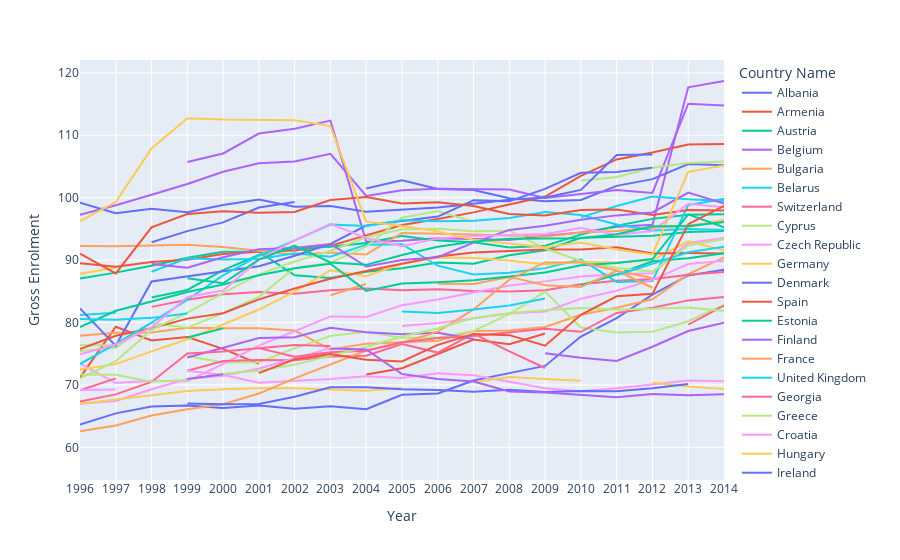

The code cell stored with this chart in its notebook:
### Code cell
fig = px.line(data, x="Year", y="Gross Enrolment", color='Country Name')
fig.show()

### Figure 1 — Plotly figure (JSON) as saved in the notebook; plotly's stock layout.template omitted (floating-point values rounded to 4 significant figures)
{"data": [{"hovertemplate": "Country Name=Albania<br>Year=%{x}<br>Gross Enrolment=%{y}<extra></extra>", "legendgroup": "Albania", "line": {"color": "#636efa", "dash": "solid"}, "marker": {"symbol": "circle"}, "mode": "lines", "name": "Albania", "orientation": "v", "showlegend": true, "type": "scatter", "x": ["1996", "1997", "1998", "1999", "2000", "2001", "2002", "2003", "2004", "2005", "2006", "2007", "2008", "2009", "2010", "2011", "2012", "2013", "2014"], "xaxis": "x", "y": [63.64, 65.45, 66.56, 66.72, 66.3, 66.69, 66.17, 66.58, 66.1, 68.42, 68.64, 70.72, 71.9, 73.05, 77.75, 80.72, 84.48, 87.54, 88.45], "yaxis": "y"}, {"hovertemplate": "Country Name=Armenia<br>Year=%{x}<br>Gross Enrolment=%{y}<extra></extra>", "legendgroup": "Armenia", "line": {"color": "#EF553B", "dash": "solid"}, "marker": {"symbol": "circle"}, "mode": "lines", "name": "Armenia", "orientation": "v", "showlegend": true, "type": "scatter", "x": ["1996", "1997", "1998", "1999", "2000", "2001", "2002", "2003", "2004", "2005", "2006", "2007", "2008", "2009", "2010", "2011", "2012", "2013", "2014"], "xaxis": "x", "y": [71.18, 79.32, 77.12, 77.67, 75.79, 73.39, null, null, 71.68, 72.68, 74.96, 77.27, 76.52, 78.25, null, null, null, null, null], "yaxis": "y"}, {"hovertemplate": "Country Name=Austria<br>Year=%{x}<br>Gross Enrolment=%{y}<extra></extra>", "legendgroup": "Austria", "line": {"color": "#00cc96", "dash": "solid"}, "marker": {"symbol": "circle"}, "mode": "lines", "name": "Austria", "orientation": "v", "showlegend": true, "type": "scatter", "x": ["1996", "1997", "1998", "1999", "2000", "2001", "2002", "2003", "2004", "2005", "2006", "2007", "2008", "2009", "2010", "2011", "2012", "2013", "2014"], "xaxis": "x", "y": [87.04, 87.99, 89.11, 90.39, 91.34, 91.34, 87.57, 87.14, 88.13, 88.7, 89.63, 89.4, 90.78, 91.59, 93.57, 93.71, 93.91, 94.5, 94.65], "yaxis": "y"}, {"hovertemplate": "Country Name=Belgium<br>Year=%{x}<br>Gross Enrolment=%{y}<extra></extra>", "legendgroup": "Belgium", "line": {"color": "#ab63fa", "dash": "solid"}, "marker": {"symbol": "circle"}, "mode": "lines", "name": "Belgium", "orientation": "v", "showlegend": true, "type": "scatter", "x": ["1996", "1997", "1998", "1999", "2000", "2001", "2002", "2003", "2004", "2005", "2006", "2007", "2008", "2009", "2010", "2011", "2012", "2013", "2014"], "xaxis": "x", "y": [103.0, null, null, 105.7, 107.1, 110.3, 111.0, 112.4, 92.95, 93.1, 93.51, 93.38, 93.24, 93.89, 94.42, 95.33, 95.67, 117.7, 118.7], "yaxis": "y"}, {"hovertemplate": "Country Name=Bulgaria<br>Year=%{x}<br>Gross Enrolment=%{y}<extra></extra>", "legendgroup": "Bulgaria", "line": {"color": "#FFA15A", "dash": "solid"}, "marker": {"symbol": "circle"}, "mode": "lines", "name": "Bulgaria", "orientation": "v", "showlegend": true, "type": "scatter", "x": ["1996", "1997", "1998", "1999", "2000", "2001", "2002", "2003", "2004", "2005", "2006", "2007", "2008", "2009", "2010", "2011", "2012", "2013", "2014"], "xaxis": "x", "y": [77.88, 78.37, 78.39, 79.14, 79.09, 79.1, 78.72, 75.67, 76.6, 76.9, 77.08, 78.64, 78.72, 79.3, 81.24, 82.37, 83.72, 87.76, 90.42], "yaxis": "y"}, {"hovertemplate": "Country Name=Belarus<br>Year=%{x}<br>Gross Enrolment=%{y}<extra></extra>", "legendgroup": "Belarus", "line": {"color": "#19d3f3", "dash": "solid"}, "marker": {"symbol": "circle"}, "mode": "lines", "name": "Belarus", "orientation": "v", "showlegend": true, "type": "scatter", "x": ["1996", "1997", "1998", "1999", "2000", "2001", "2002", "2003", "2004", "2005", "2006", "2007", "2008", "2009", "2010", "2011", "2012", "2013", "2014"], "xaxis": "x", "y": [81.22, 81.56, null, null, null, null, null, null, null, null, null, null, null, null, 96.85, 98.66, 100.2, 99.73, 99.46], "yaxis": "y"}, {"hovertemplate": "Country Name=Switzerland<br>Year=%{x}<br>Gross Enrolment=%{y}<extra></extra>", "legendgroup": "Switzerland", "line": {"color": "#FF6692", "dash": "solid"}, "marker": {"symbol": "circle"}, "mode": "lines", "name": "Switzerland", "orientation": "v", "showlegend": true, "type": "scatter", "x": ["1996", "1997", "1998", "1999", "2000", "2001", "2002", "2003", "2004", "2005", "2006", "2007", "2008", "2009", "2010", "2011", "2012", "2013", "2014"], "xaxis": "x", "y": [78.99, null, 82.51, 83.66, 84.53, 84.9, 84.6, 85.18, 85.44, 85.17, 85.33, 85.07, 84.97, 85.17, 86.12, 86.7, 86.92, 87.64, 88.09], "yaxis": "y"}, {"hovertemplate": "Country Name=Cyprus<br>Year=%{x}<br>Gross Enrolment=%{y}<extra></extra>", "legendgroup": "Cyprus", "line": {"color": "#B6E880", "dash": "solid"}, "marker": {"symbol": "circle"}, "mode": "lines", "name": "Cyprus", "orientation": "v", "showlegend": true, "type": "scatter", "x": ["1996", "1997", "1998", "1999", "2000", "2001", "2002", "2003", "2004", "2005", "2006", "2007", "2008", "2009", "2010", "2011", "2012", "2013", "2014"], "xaxis": "x", "y": [76.4, 76.32, null, 74.62, 73.61, 73.64, 75.86, 77.86, 78.53, 77.56, 77.58, 78.66, 81.33, 84.95, 79.2, 78.42, 78.52, 80.2, 82.86], "yaxis": "y"}, {"hovertemplate": "Country Name=Czech Republic<br>Year=%{x}<br>Gross Enrolment=%{y}<extra></extra>", "legendgroup": "Czech Republic", "line": {"color": "#FF97FF", "dash": "solid"}, "marker": {"symbol": "circle"}, "mode": "lines", "name": "Czech Republic", "orientation": "v", "showlegend": true, "type": "scatter", "x": ["1996", "1997", "1998", "1999", "2000", "2001", "2002", "2003", "2004", "2005", "2006", "2007", "2008", "2009", "2010", "2011", "2012", "2013", "2014"], "xaxis": "x", "y": [73.41, 70.31, 70.69, 70.58, 73.36, 76.3, 78.61, 80.98, 80.87, 82.78, 83.67, 84.85, 85.92, 86.59, 87.39, 87.74, 87.88, 92.73, 93.56], "yaxis": "y"}, {"hovertemplate": "Country Name=Germany<br>Year=%{x}<br>Gross Enrolment=%{y}<extra></extra>", "legendgroup": "Germany", "line": {"color": "#FECB52", "dash": "solid"}, "marker": {"symbol": "circle"}, "mode": "lines", "name": "Germany", "orientation": "v", "showlegend": true, "type": "scatter", "x": ["1996", "1997", "1998", "1999", "2000", "2001", "2002", "2003", "2004", "2005", "2006", "2007", "2008", "2009", "2010", "2011", "2012", "2013", "2014"], "xaxis": "x", "y": [87.81, 88.76, null, null, null, null, null, null, null, null, null, null, null, null, null, null, null, 95.28, 96.47], "yaxis": "y"}, {"hovertemplate": "Country Name=Denmark<br>Year=%{x}<br>Gross Enrolment=%{y}<extra></extra>", "legendgroup": "Denmark", "line": {"color": "#636efa", "dash": "solid"}, "marker": {"symbol": "circle"}, "mode": "lines", "name": "Denmark", "orientation": "v", "showlegend": true, "type": "scatter", "x": ["1996", "1997", "1998", "1999", "2000", "2001", "2002", "2003", "2004", "2005", "2006", "2007", "2008", "2009", "2010", "2011", "2012", "2013", "2014"], "xaxis": "x", "y": [89.32, null, 92.87, 94.64, 96.04, 98.42, 99.3, null, 101.5, 102.8, 101.4, 101.2, 99.92, 99.43, 99.64, 101.9, 103.0, 105.4, 105.2], "yaxis": "y"}, {"hovertemplate": "Country Name=Spain<br>Year=%{x}<br>Gross Enrolment=%{y}<extra></extra>", "legendgroup": "Spain", "line": {"color": "#EF553B", "dash": "solid"}, "marker": {"symbol": "circle"}, "mode": "lines", "name": "Spain", "orientation": "v", "showlegend": true, "type": "scatter", "x": ["1996", "1997", "1998", "1999", "2000", "2001", "2002", "2003", "2004", "2005", "2006", "2007", "2008", "2009", "2010", "2011", "2012", "2013", "2014"], "xaxis": "x", "y": [89.49, 88.93, 89.68, 90.04, 90.98, 91.34, 91.53, 92.31, 93.96, 95.61, 96.57, 97.65, 98.91, 100.2, 103.5, 106.1, 107.2, 108.5, 108.6], "yaxis": "y"}, {"hovertemplate": "Country Name=Estonia<br>Year=%{x}<br>Gross Enrolment=%{y}<extra></extra>", "legendgroup": "Estonia", "line": {"color": "#00cc96", "dash": "solid"}, "marker": {"symbol": "circle"}, "mode": "lines", "name": "Estonia", "orientation": "v", "showlegend": true, "type": "scatter", "x": ["1996", "1997", "1998", "1999", "2000", "2001", "2002", "2003", "2004", "2005", "2006", "2007", "2008", "2009", "2010", "2011", "2012", "2013", "2014"], "xaxis": "x", "y": [79.02, null, 84.02, 85.22, 88.39, 90.81, 91.88, 92.16, 92.73, 93.88, 93.15, 92.86, 92.04, 92.31, 94.09, 95.5, 96.61, 97.27, 97.33], "yaxis": "y"}, {"hovertemplate": "Country Name=Finland<br>Year=%{x}<br>Gross Enrolment=%{y}<extra></extra>", "legendgroup": "Finland", "line": {"color": "#ab63fa", "dash": "solid"}, "marker": {"symbol": "circle"}, "mode": "lines", "name": "Finland", "orientation": "v", "showlegend": true, "type": "scatter", "x": ["1996", "1997", "1998", "1999", "2000", "2001", "2002", "2003", "2004", "2005", "2006", "2007", "2008", "2009", "2010", "2011", "2012", "2013", "2014"], "xaxis": "x", "y": [97.27, 98.77, 100.5, 102.2, 104.1, 105.5, 105.8, 107.0, 100.3, 101.2, 101.4, 101.4, 101.3, 99.94, 100.6, 101.2, 100.8, 115.1, 114.8], "yaxis": "y"}, {"hovertemplate": "Country Name=France<br>Year=%{x}<br>Gross Enrolment=%{y}<extra></extra>", "legendgroup": "France", "line": {"color": "#FFA15A", "dash": "solid"}, "marker": {"symbol": "circle"}, "mode": "lines", "name": "France", "orientation": "v", "showlegend": true, "type": "scatter", "x": ["1996", "1997", "1998", "1999", "2000", "2001", "2002", "2003", "2004", "2005", "2006", "2007", "2008", "2009", "2010", "2011", "2012", "2013", "2014"], "xaxis": "x", "y": [92.26, 92.22, 92.34, 92.46, 92.1, 91.52, 90.84, 91.23, 90.92, 94.35, 94.26, 94.1, 93.93, 93.76, 94.43, 94.66, 95.2, 95.53, 96.15], "yaxis": "y"}, {"hovertemplate": "Country Name=United Kingdom<br>Year=%{x}<br>Gross Enrolment=%{y}<extra></extra>", "legendgroup": "United Kingdom", "line": {"color": "#19d3f3", "dash": "solid"}, "marker": {"symbol": "circle"}, "mode": "lines", "name": "United Kingdom", "orientation": "v", "showlegend": true, "type": "scatter", "x": ["1996", "1997", "1998", "1999", "2000", "2001", "2002", "2003", "2004", "2005", "2006", "2007", "2008", "2009", "2010", "2011", "2012", "2013", "2014"], "xaxis": "x", "y": [null, null, 88.13, 90.29, 90.1, 90.18, 91.11, 90.53, 92.48, 92.55, 89.12, 87.69, 87.98, 88.72, 90.12, 86.51, 86.64, 98.81, 99.81], "yaxis": "y"}, {"hovertemplate": "Country Name=Georgia<br>Year=%{x}<br>Gross Enrolment=%{y}<extra></extra>", "legendgroup": "Georgia", "line": {"color": "#FF6692", "dash": "solid"}, "marker": {"symbol": "circle"}, "mode": "lines", "name": "Georgia", "orientation": "v", "showlegend": true, "type": "scatter", "x": ["1996", "1997", "1998", "1999", "2000", "2001", "2002", "2003", "2004", "2005", "2006", "2007", "2008", "2009", "2010", "2011", "2012", "2013", "2014"], "xaxis": "x", "y": [69.15, 71.05, null, 72.29, 73.83, 74.0, 73.96, 74.56, 74.67, 76.57, 75.19, 78.21, 75.37, 72.71, null, null, null, 79.68, 82.72], "yaxis": "y"}, {"hovertemplate": "Country Name=Greece<br>Year=%{x}<br>Gross Enrolment=%{y}<extra></extra>", "legendgroup": "Greece", "line": {"color": "#B6E880", "dash": "solid"}, "marker": {"symbol": "circle"}, "mode": "lines", "name": "Greece", "orientation": "v", "showlegend": true, "type": "scatter", "x": ["1996", "1997", "1998", "1999", "2000", "2001", "2002", "2003", "2004", "2005", "2006", "2007", "2008", "2009", "2010", "2011", "2012", "2013", "2014"], "xaxis": "x", "y": [75.43, 75.96, 79.92, 79.15, 81.56, 84.11, 88.73, 89.58, 92.15, 96.8, 97.86, 96.15, null, null, 102.7, 103.3, 104.8, 105.5, 105.8], "yaxis": "y"}, {"hovertemplate": "Country Name=Croatia<br>Year=%{x}<br>Gross Enrolment=%{y}<extra></extra>", "legendgroup": "Croatia", "line": {"color": "#FF97FF", "dash": "solid"}, "marker": {"symbol": "circle"}, "mode": "lines", "name": "Croatia", "orientation": "v", "showlegend": true, "type": "scatter", "x": ["1996", "1997", "1998", "1999", "2000", "2001", "2002", "2003", "2004", "2005", "2006", "2007", "2008", "2009", "2010", "2011", "2012", "2013", "2014"], "xaxis": "x", "y": [66.97, 67.44, 69.31, 70.94, 71.47, 72.65, 74.24, 75.9, null, 79.43, 79.91, 80.67, 81.44, 81.75, 83.8, 85.1, 86.84, 89.38, 89.9], "yaxis": "y"}, {"hovertemplate": "Country Name=Hungary<br>Year=%{x}<br>Gross Enrolment=%{y}<extra></extra>", "legendgroup": "Hungary", "line": {"color": "#FECB52", "dash": "solid"}, "marker": {"symbol": "circle"}, "mode": "lines", "name": "Hungary", "orientation": "v", "showlegend": true, "type": "scatter", "x": ["1996", "1997", "1998", "1999", "2000", "2001", "2002", "2003", "2004", "2005", "2006", "2007", "2008", "2009", "2010", "2011", "2012", "2013", "2014"], "xaxis": "x", "y": [72.45, 73.33, 75.38, 77.33, 79.68, 82.08, 84.96, 88.38, 87.41, 89.4, 90.42, 90.33, 89.95, 89.32, 89.75, 89.62, 90.0, 93.0, 91.55], "yaxis": "y"}, {"hovertemplate": "Country Name=Ireland<br>Year=%{x}<br>Gross Enrolment=%{y}<extra></extra>", "legendgroup": "Ireland", "line": {"color": "#636efa", "dash": "solid"}, "marker": {"symbol": "circle"}, "mode": "lines", "name": "Ireland", "orientation": "v", "showlegend": true, "type": "scatter", "x": ["1996", "1997", "1998", "1999", "2000", "2001", "2002", "2003", "2004", "2005", "2006", "2007", "2008", "2009", "2010", "2011", "2012", "2013", "2014"], "xaxis": "x", "y": [82.27, 76.26, 86.57, 87.41, 88.26, 89.01, 90.71, 92.61, 95.54, 96.21, 96.98, 99.57, 99.43, 101.4, 104.0, 104.1, 104.8, null, 107.9], "yaxis": "y"}, {"hovertemplate": "Country Name=Italy<br>Year=%{x}<br>Gross Enrolment=%{y}<extra></extra>", "legendgroup": "Italy", "line": {"color": "#EF553B", "dash": "solid"}, "marker": {"symbol": "circle"}, "mode": "lines", "name": "Italy", "orientation": "v", "showlegend": true, "type": "scatter", "x": ["1996", "1997", "1998", "1999", "2000", "2001", "2002", "2003", "2004", "2005", "2006", "2007", "2008", "2009", "2010", "2011", "2012", "2013", "2014"], "xaxis": "x", "y": [75.75, 77.87, 79.09, 80.62, 81.48, 83.71, 85.46, 87.02, 88.26, 89.39, 90.58, 91.22, 91.52, 91.72, 91.72, 92.05, 91.07, 91.12, 91.05], "yaxis": "y"}, {"hovertemplate": "Country Name=Kazakhstan<br>Year=%{x}<br>Gross Enrolment=%{y}<extra></extra>", "legendgroup": "Kazakhstan", "line": {"color": "#00cc96", "dash": "solid"}, "marker": {"symbol": "circle"}, "mode": "lines", "name": "Kazakhstan", "orientation": "v", "showlegend": true, "type": "scatter", "x": ["1996", "1997", "1998", "1999", "2000", "2001", "2002", "2003", "2004", "2005", "2006", "2007", "2008", "2009", "2010", "2011", "2012", "2013", "2014"], "xaxis": "x", "y": [null, null, null, 77.6, 79.07, null, null, null, null, null, 89.89, null, null, null, 85.97, 87.71, 89.81, 90.29, 91.11], "yaxis": "y"}, {"hovertemplate": "Country Name=Kyrgyz Republic<br>Year=%{x}<br>Gross Enrolment=%{y}<extra></extra>", "legendgroup": "Kyrgyz Republic", "line": {"color": "#ab63fa", "dash": "solid"}, "marker": {"symbol": "circle"}, "mode": "lines", "name": "Kyrgyz Republic", "orientation": "v", "showlegend": true, "type": "scatter", "x": ["1996", "1997", "1998", "1999", "2000", "2001", "2002", "2003", "2004", "2005", "2006", "2007", "2008", "2009", "2010", "2011", "2012", "2013", "2014"], "xaxis": "x", "y": [69.22, null, null, 74.39, 75.95, 77.51, 77.65, 79.14, 78.43, 78.13, 78.35, 77.36, null, 75.1, 74.37, 73.85, 76.12, 78.64, 79.95], "yaxis": "y"}, {"hovertemplate": "Country Name=Liechtenstein<br>Year=%{x}<br>Gross Enrolment=%{y}<extra></extra>", "legendgroup": "Liechtenstein", "line": {"color": "#FFA15A", "dash": "solid"}, "marker": {"symbol": "circle"}, "mode": "lines", "name": "Liechtenstein", "orientation": "v", "showlegend": true, "type": "scatter", "x": ["1996", "1997", "1998", "1999", "2000", "2001", "2002", "2003", "2004", "2005", "2006", "2007", "2008", "2009", "2010", "2011", "2012", "2013", "2014"], "xaxis": "x", "y": [null, null, null, null, null, null, null, 84.36, 86.17, null, 86.22, 86.16, 87.31, 85.96, 85.68, 88.29, 87.13, null, 87.5], "yaxis": "y"}, {"hovertemplate": "Country Name=Lithuania<br>Year=%{x}<br>Gross Enrolment=%{y}<extra></extra>", "legendgroup": "Lithuania", "line": {"color": "#19d3f3", "dash": "solid"}, "marker": {"symbol": "circle"}, "mode": "lines", "name": "Lithuania", "orientation": "v", "showlegend": true, "type": "scatter", "x": ["1996", "1997", "1998", "1999", "2000", "2001", "2002", "2003", "2004", "2005", "2006", "2007", "2008", "2009", "2010", "2011", "2012", "2013", "2014"], "xaxis": "x", "y": [73.35, 76.56, 79.98, 83.65, 87.54, 90.7, 93.17, 95.7, 95.47, 96.38, 96.21, 96.29, 96.76, 97.71, 97.24, 95.7, 94.75, 94.97, 94.82], "yaxis": "y"}, {"hovertemplate": "Country Name=Luxembourg<br>Year=%{x}<br>Gross Enrolment=%{y}<extra></extra>", "legendgroup": "Luxembourg", "line": {"color": "#FF6692", "dash": "solid"}, "marker": {"symbol": "circle"}, "mode": "lines", "name": "Luxembourg", "orientation": "v", "showlegend": true, "type": "scatter", "x": ["1996", "1997", "1998", "1999", "2000", "2001", "2002", "2003", "2004", "2005", "2006", "2007", "2008", "2009", "2010", "2011", "2012", "2013", "2014"], "xaxis": "x", "y": [67.35, 68.49, 70.49, 75.03, 75.35, 75.9, 76.39, 76.23, null, null, 76.43, null, 75.81, null, 78.2, null, 77.31, null, null], "yaxis": "y"}, {"hovertemplate": "Country Name=Latvia<br>Year=%{x}<br>Gross Enrolment=%{y}<extra></extra>", "legendgroup": "Latvia", "line": {"color": "#B6E880", "dash": "solid"}, "marker": {"symbol": "circle"}, "mode": "lines", "name": "Latvia", "orientation": "v", "showlegend": true, "type": "scatter", "x": ["1996", "1997", "1998", "1999", "2000", "2001", "2002", "2003", "2004", "2005", "2006", "2007", "2008", "2009", "2010", "2011", "2012", "2013", "2014"], "xaxis": "x", "y": [71.04, 73.79, 78.81, 81.6, 84.7, 87.72, 89.78, 91.46, 93.66, 94.93, 95.03, 94.62, 94.72, 91.85, 89.87, 88.75, 88.16, 92.35, 93.35], "yaxis": "y"}, {"hovertemplate": "Country Name=Moldova<br>Year=%{x}<br>Gross Enrolment=%{y}<extra></extra>", "legendgroup": "Moldova", "line": {"color": "#FF97FF", "dash": "solid"}, "marker": {"symbol": "circle"}, "mode": "lines", "name": "Moldova", "orientation": "v", "showlegend": true, "type": "scatter", "x": ["1996", "1997", "1998", "1999", "2000", "2001", "2002", "2003", "2004", "2005", "2006", "2007", "2008", "2009", "2010", "2011", "2012", "2013", "2014"], "xaxis": "x", "y": [69.2, 69.28, null, 72.27, 71.59, 70.35, 70.64, 70.95, 71.38, 71.1, 71.86, 71.57, 70.53, 69.48, 69.0, 69.46, 70.05, 70.71, 70.61], "yaxis": "y"}, {"hovertemplate": "Country Name=Macedonia, FYR<br>Year=%{x}<br>Gross Enrolment=%{y}<extra></extra>", "legendgroup": "Macedonia, FYR", "line": {"color": "#FECB52", "dash": "solid"}, "marker": {"symbol": "circle"}, "mode": "lines", "name": "Macedonia, FYR", "orientation": "v", "showlegend": true, "type": "scatter", "x": ["1996", "1997", "1998", "1999", "2000", "2001", "2002", "2003", "2004", "2005", "2006", "2007", "2008", "2009", "2010", "2011", "2012", "2013", "2014"], "xaxis": "x", "y": [66.97, 67.66, 68.33, 69.03, 69.32, 69.47, 69.49, 69.3, 69.06, 69.51, null, 70.42, 71.27, 70.95, 70.67, null, 70.36, 69.76, 69.36], "yaxis": "y"}, {"hovertemplate": "Country Name=Netherlands<br>Year=%{x}<br>Gross Enrolment=%{y}<extra></extra>", "legendgroup": "Netherlands", "line": {"color": "#636efa", "dash": "solid"}, "marker": {"symbol": "circle"}, "mode": "lines", "name": "Netherlands", "orientation": "v", "showlegend": true, "type": "scatter", "x": ["1996", "1997", "1998", "1999", "2000", "2001", "2002", "2003", "2004", "2005", "2006", "2007", "2008", "2009", "2010", "2011", "2012", "2013", "2014"], "xaxis": "x", "y": [99.21, 97.51, 98.22, 97.66, 98.84, 99.71, 98.54, 98.68, 97.73, 98.12, 98.44, 99.03, 99.65, 100.0, 101.2, 106.8, 106.9, null, null], "yaxis": "y"}, {"hovertemplate": "Country Name=Norway<br>Year=%{x}<br>Gross Enrolment=%{y}<extra></extra>", "legendgroup": "Norway", "line": {"color": "#EF553B", "dash": "solid"}, "marker": {"symbol": "circle"}, "mode": "lines", "name": "Norway", "orientation": "v", "showlegend": true, "type": "scatter", "x": ["1996", "1997", "1998", "1999", "2000", "2001", "2002", "2003", "2004", "2005", "2006", "2007", "2008", "2009", "2010", "2011", "2012", "2013", "2014"], "xaxis": "x", "y": [91.04, 87.86, 95.25, 97.37, 97.81, 97.57, 97.72, 99.64, 100.1, 99.05, 99.25, 98.67, 97.39, 97.13, 98.04, 98.12, 97.23, 98.02, 97.94], "yaxis": "y"}, {"hovertemplate": "Country Name=Poland<br>Year=%{x}<br>Gross Enrolment=%{y}<extra></extra>", "legendgroup": "Poland", "line": {"color": "#00cc96", "dash": "solid"}, "marker": {"symbol": "circle"}, "mode": "lines", "name": "Poland", "orientation": "v", "showlegend": true, "type": "scatter", "x": ["1996", "1997", "1998", "1999", "2000", "2001", "2002", "2003", "2004", "2005", "2006", "2007", "2008", "2009", "2010", "2011", "2012", "2013", "2014"], "xaxis": "x", "y": [79.28, 81.88, 83.36, 84.9, 86.09, 87.58, 88.69, 89.42, 85.07, 86.27, 86.47, 86.79, 87.36, 88.02, 89.17, 89.54, 90.17, 97.32, 95.23], "yaxis": "y"}, {"hovertemplate": "Country Name=Portugal<br>Year=%{x}<br>Gross Enrolment=%{y}<extra></extra>", "legendgroup": "Portugal", "line": {"color": "#ab63fa", "dash": "solid"}, "marker": {"symbol": "circle"}, "mode": "lines", "name": "Portugal", "orientation": "v", "showlegend": true, "type": "scatter", "x": ["1996", "1997", "1998", "1999", "2000", "2001", "2002", "2003", "2004", "2005", "2006", "2007", "2008", "2009", "2010", "2011", "2012", "2013", "2014"], "xaxis": "x", "y": [87.91, null, 89.38, 88.76, 90.46, 91.76, 91.94, 92.58, 88.97, 90.02, 90.46, 92.79, 94.83, 95.5, 96.45, 97.17, 97.63, 100.8, 99.06], "yaxis": "y"}, {"hovertemplate": "Country Name=Romania<br>Year=%{x}<br>Gross Enrolment=%{y}<extra></extra>", "legendgroup": "Romania", "line": {"color": "#FFA15A", "dash": "solid"}, "marker": {"symbol": "circle"}, "mode": "lines", "name": "Romania", "orientation": "v", "showlegend": true, "type": "scatter", "x": ["1996", "1997", "1998", "1999", "2000", "2001", "2002", "2003", "2004", "2005", "2006", "2007", "2008", "2009", "2010", "2011", "2012", "2013", "2014"], "xaxis": "x", "y": [62.6, 63.5, 65.11, 66.1, 66.92, 68.62, 71.04, 73.29, 75.52, 76.76, 78.54, 82.09, 86.87, 89.64, 89.63, 88.33, 85.57, null, null], "yaxis": "y"}, {"hovertemplate": "Country Name=Russian Federation<br>Year=%{x}<br>Gross Enrolment=%{y}<extra></extra>", "legendgroup": "Russian Federation", "line": {"color": "#19d3f3", "dash": "solid"}, "marker": {"symbol": "circle"}, "mode": "lines", "name": "Russian Federation", "orientation": "v", "showlegend": true, "type": "scatter", "x": ["1996", "1997", "1998", "1999", "2000", "2001", "2002", "2003", "2004", "2005", "2006", "2007", "2008", "2009", "2010", "2011", "2012", "2013", "2014"], "xaxis": "x", "y": [80.58, 80.46, 80.75, 81.45, null, null, null, 88.52, null, 81.76, 81.52, 82.07, 82.72, 83.83, null, 87.58, 89.36, 91.25, 92.13], "yaxis": "y"}, {"hovertemplate": "Country Name=Serbia<br>Year=%{x}<br>Gross Enrolment=%{y}<extra></extra>", "legendgroup": "Serbia", "line": {"color": "#FF6692", "dash": "solid"}, "marker": {"symbol": "circle"}, "mode": "lines", "name": "Serbia", "orientation": "v", "showlegend": true, "type": "scatter", "x": ["1996", "1997", "1998", "1999", "2000", "2001", "2002", "2003", "2004", "2005", "2006", "2007", "2008", "2009", "2010", "2011", "2012", "2013", "2014"], "xaxis": "x", "y": [null, null, null, null, null, 75.9, 74.51, 75.23, 75.47, 76.83, 77.53, 77.85, 78.4, 79.01, 78.52, 81.53, 82.37, 83.55, 84.11], "yaxis": "y"}, {"hovertemplate": "Country Name=Slovak Republic<br>Year=%{x}<br>Gross Enrolment=%{y}<extra></extra>", "legendgroup": "Slovak Republic", "line": {"color": "#B6E880", "dash": "solid"}, "marker": {"symbol": "circle"}, "mode": "lines", "name": "Slovak Republic", "orientation": "v", "showlegend": true, "type": "scatter", "x": ["1996", "1997", "1998", "1999", "2000", "2001", "2002", "2003", "2004", "2005", "2006", "2007", "2008", "2009", "2010", "2011", "2012", "2013", "2014"], "xaxis": "x", "y": [71.68, 71.62, 70.5, 70.8, 71.8, 72.28, 73.26, 74.66, 76.07, 77.75, 79.05, 80.73, 81.49, 81.98, 82.34, 82.08, 82.19, 82.43, 81.85], "yaxis": "y"}, {"hovertemplate": "Country Name=Slovenia<br>Year=%{x}<br>Gross Enrolment=%{y}<extra></extra>", "legendgroup": "Slovenia", "line": {"color": "#FF97FF", "dash": "solid"}, "marker": {"symbol": "circle"}, "mode": "lines", "name": "Slovenia", "orientation": "v", "showlegend": true, "type": "scatter", "x": ["1996", "1997", "1998", "1999", "2000", "2001", "2002", "2003", "2004", "2005", "2006", "2007", "2008", "2009", "2010", "2011", "2012", "2013", "2014"], "xaxis": "x", "y": [74.93, 76.47, 79.24, 84.09, 85.12, 90.06, 93.16, 95.83, 93.52, 92.21, 93.48, 93.85, 94.03, 94.19, 95.12, 94.05, 94.66, 99.02, 98.46], "yaxis": "y"}, {"hovertemplate": "Country Name=Sweden<br>Year=%{x}<br>Gross Enrolment=%{y}<extra></extra>", "legendgroup": "Sweden", "line": {"color": "#FECB52", "dash": "solid"}, "marker": {"symbol": "circle"}, "mode": "lines", "name": "Sweden", "orientation": "v", "showlegend": true, "type": "scatter", "x": ["1996", "1997", "1998", "1999", "2000", "2001", "2002", "2003", "2004", "2005", "2006", "2007", "2008", "2009", "2010", "2011", "2012", "2013", "2014"], "xaxis": "x", "y": [96.26, 99.31, 107.9, 112.7, 112.5, 112.5, 112.4, 111.5, 96.15, 95.48, 94.6, 93.25, 92.7, 92.07, 92.82, 91.69, 90.92, 104.2, 105.2], "yaxis": "y"}, {"hovertemplate": "Country Name=Tajikistan<br>Year=%{x}<br>Gross Enrolment=%{y}<extra></extra>", "legendgroup": "Tajikistan", "line": {"color": "#636efa", "dash": "solid"}, "marker": {"symbol": "circle"}, "mode": "lines", "name": "Tajikistan", "orientation": "v", "showlegend": true, "type": "scatter", "x": ["1996", "1997", "1998", "1999", "2000", "2001", "2002", "2003", "2004", "2005", "2006", "2007", "2008", "2009", "2010", "2011", "2012", "2013", "2014"], "xaxis": "x", "y": [null, null, null, 67.03, 66.9, 66.94, 68.12, 69.63, 69.63, 69.32, 69.2, 68.9, 69.24, 68.86, 69.03, 68.98, 69.49, 70.15, null], "yaxis": "y"}, {"hovertemplate": "Country Name=Turkey<br>Year=%{x}<br>Gross Enrolment=%{y}<extra></extra>", "legendgroup": "Turkey", "line": {"color": "#EF553B", "dash": "solid"}, "marker": {"symbol": "circle"}, "mode": "lines", "name": "Turkey", "orientation": "v", "showlegend": true, "type": "scatter", "x": ["1996", "1997", "1998", "1999", "2000", "2001", "2002", "2003", "2004", "2005", "2006", "2007", "2008", "2009", "2010", "2011", "2012", "2013", "2014"], "xaxis": "x", "y": [null, 58.14, null, 66.38, null, 71.9, 74.12, 74.95, 74.05, 73.77, 76.43, 78.17, 77.98, 76.29, 81.25, 84.21, 84.59, 95.76, 98.69], "yaxis": "y"}, {"hovertemplate": "Country Name=Ukraine<br>Year=%{x}<br>Gross Enrolment=%{y}<extra></extra>", "legendgroup": "Ukraine", "line": {"color": "#00cc96", "dash": "solid"}, "marker": {"symbol": "circle"}, "mode": "lines", "name": "Ukraine", "orientation": "v", "showlegend": true, "type": "scatter", "x": ["1996", "1997", "1998", "1999", "2000", "2001", "2002", "2003", "2004", "2005", "2006", "2007", "2008", "2009", "2010", "2011", "2012", "2013", "2014"], "xaxis": "x", "y": [null, null, null, 87.1, 86.3, 90.08, 92.34, 89.62, 89.24, 90.82, 92.13, 92.96, 93.42, 93.44, 93.52, 94.13, 95.42, 95.43, 96.11], "yaxis": "y"}, {"hovertemplate": "Country Name=Uzbekistan<br>Year=%{x}<br>Gross Enrolment=%{y}<extra></extra>", "legendgroup": "Uzbekistan", "line": {"color": "#ab63fa", "dash": "solid"}, "marker": {"symbol": "circle"}, "mode": "lines", "name": "Uzbekistan", "orientation": "v", "showlegend": true, "type": "scatter", "x": ["1996", "1997", "1998", "1999", "2000", "2001", "2002", "2003", "2004", "2005", "2006", "2007", "2008", "2009", "2010", "2011", "2012", "2013", "2014"], "xaxis": "x", "y": [null, null, null, 70.95, 71.7, null, null, 75.82, 75.68, 71.76, 70.95, 70.54, 68.97, 68.78, 68.44, 68.02, 68.54, 68.34, 68.52], "yaxis": "y"}], "layout": {"legend": {"title": {"text": "Country Name"}, "tracegroupgap": 0}, "margin": {"t": 60}, "xaxis": {"anchor": "y", "domain": [0, 1], "title": {"text": "Year"}}, "yaxis": {"anchor": "x", "domain": [0, 1], "title": {"text": "Gross Enrolment"}}}}
